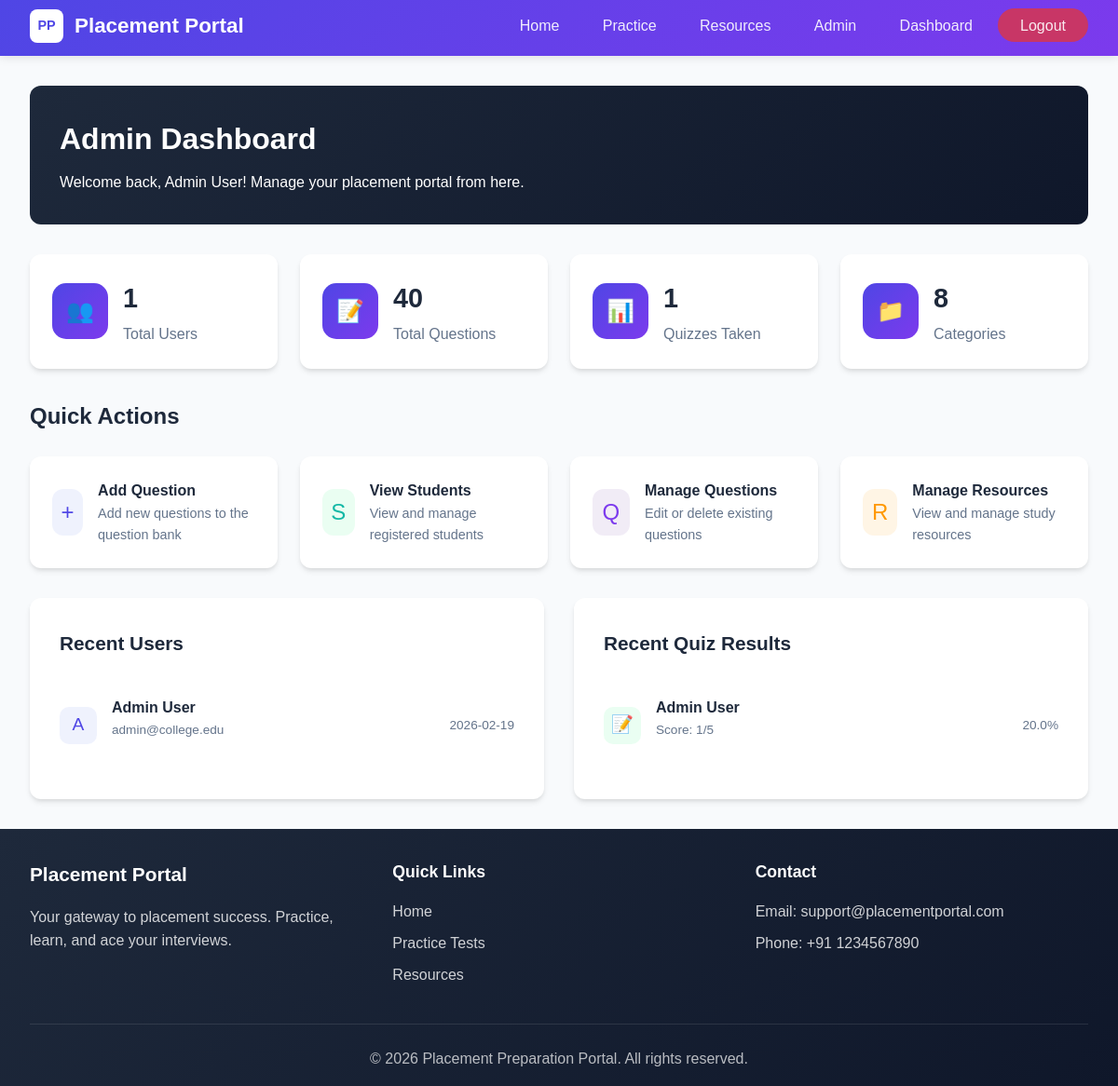
Page /admin/ (signed in) on the earlier database version.
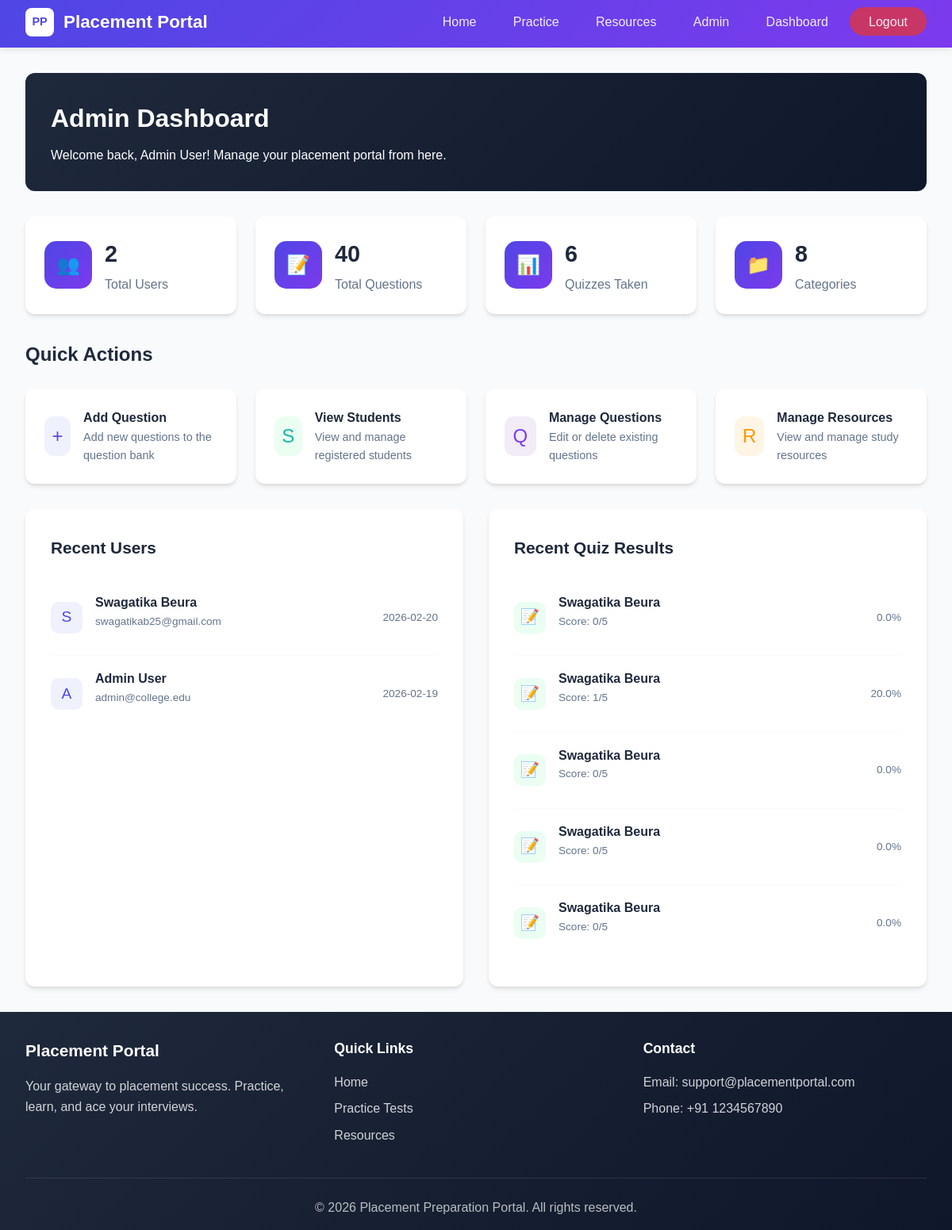
Same page on the later database version.
### app/models.py (models this page shows, shortened)
class User(UserMixin, db.Model):
    __tablename__ = 'users'
    id = db.Column(db.Integer, primary_key=True)
    name = db.Column(db.String(100), nullable=False)
    email = db.Column(db.String(120), unique=True, nullable=False)
    password_hash = db.Column(db.String(256), nullable=False)
    role = db.Column(db.String(20), default='student')  # 'student' or 'admin'
    college = db.Column(db.String(200))
    created_at = db.Column(db.DateTime, default=datetime.utcnow)
    is_active = db.Column(db.Boolean, default=True)
    quiz_results = db.relationship('QuizResult', backref='user', lazy='dynamic')
    resources = db.relationship('Resource', backref='author', lazy='dynamic')
    activities = db.relationship('StudentActivity', backref='user', lazy='dynamic')

class QuizResult(db.Model):
    __tablename__ = 'quiz_results'
    id = db.Column(db.Integer, primary_key=True)
    user_id = db.Column(db.Integer, db.ForeignKey('users.id'), nullable=False)
    category_id = db.Column(db.Integer, db.ForeignKey('categories.id'), nullable=False)
    score = db.Column(db.Integer)
    total_questions = db.Column(db.Integer)
    percentage = db.Column(db.Float)
    taken_at = db.Column(db.DateTime, default=datetime.utcnow)

### app/admin/routes.py (the view)
@admin.route('/dashboard')
@admin.route('/')
@login_required
@admin_required
def dashboard():
    users_count = User.query.count()
    categories_count = Category.query.count()
    questions_count = Question.query.count()
    resources_count = Resource.query.count()
    quiz_results_count = QuizResult.query.count()
    recent_users = User.query.order_by(User.created_at.desc()).limit(5).all()
    recent_results = QuizResult.query.order_by(QuizResult.taken_at.desc()).limit(5).all()
    return render_template('admin/dashboard.html',
                           users_count=users_count,
                           categories_count=categories_count,
                           questions_count=questions_count,
                           resources_count=resources_count,
                           quiz_results_count=quiz_results_count,
                           recent_users=recent_users,
                           recent_results=recent_results)

### app/__init__.py (called while the page is built)
@login_manager.user_loader
def load_user(user_id):
    from app.models import User
    return User.query.get(int(user_id))

### app/admin/routes.py (called while the page is built)
def admin_required(f):
    @wraps(f)
    def decorated_function(*args, **kwargs):
        if not current_user.is_authenticated or current_user.role != 'admin':
            flash('Admin access required.', 'danger')
            return redirect(url_for('main.home'))
        return f(*args, **kwargs)
    return decorated_function

### app/templates/admin/dashboard.html (shortened to what this page needs)
{% extends "base.html" %}
{% block content %}
<div class="container">
    <div class="admin-header">
        <h1>Admin Dashboard</h1>
        <p>Welcome back, {{ current_user.name }}! Manage your placement portal from here.</p>
    </div>
    <div class="admin-stats">
        <div class="admin-stat-card">
            <div class="admin-stat-icon">👥</div>
            <div class="admin-stat-info">
                <h3>{{ users_count }}</h3>
                <p>Total Users</p>
            </div>
        </div>
        <div class="admin-stat-card">
            <div class="admin-stat-icon">📝</div>
            <div class="admin-stat-info">
                <h3>{{ questions_count }}</h3>
                <p>Total Questions</p>
            </div>
        </div>
        <div class="admin-stat-card">
            <div class="admin-stat-icon">📊</div>
            <div class="admin-stat-info">
                <h3>{{ quiz_results_count }}</h3>
                <p>Quizzes Taken</p>
            </div>
        </div>
        <div class="admin-stat-card">
            <div class="admin-stat-icon">📁</div>
            <div class="admin-stat-info">
                <h3>{{ categories_count }}</h3>
                <p>Categories</p>
            </div>
        </div>
    </div>
    <h3 style="margin-bottom: 1.5rem; font-size: 1.5rem;">Quick Actions</h3>
    <div class="admin-actions" style="margin-bottom: 2rem;">
        <a href="{{ url_for('admin.create_question') }}" class="admin-action-card">
            <div class="admin-action-icon" style="background: rgba(102, 126, 234, 0.1); color: var(--primary-color);">+</div>
            <div>
                <h4>Add Question</h4>
                <p style="color: var(--text-light); font-size: 0.9rem;">Add new questions to the question bank</p>
            </div>
        </a>
        <a href="{{ url_for('admin.list_users') }}" class="admin-action-card">
            <div class="admin-action-icon" style="background: rgba(56, 239, 125, 0.1); color: var(--accent-color);">S</div>
            <div>
                <h4>View Students</h4>
                <p style="color: var(--text-light); font-size: 0.9rem;">View and manage registered students</p>
            </div>
        </a>
        <a href="{{ url_for('admin.list_questions') }}" class="admin-action-card">
            <div class="admin-action-icon" style="background: rgba(118, 75, 162, 0.1); color: var(--secondary-color);">Q</div>
            <div>
                <h4>Manage Questions</h4>
                <p style="color: var(--text-light); font-size: 0.9rem;">Edit or delete existing questions</p>
            </div>
        </a>
        <a href="{{ url_for('admin.list_resources') }}" class="admin-action-card">
            <div class="admin-action-icon" style="background: rgba(255, 152, 0, 0.1); color: #ff9800;">R</div>
            <div>
                <h4>Manage Resources</h4>
                <p style="color: var(--text-light); font-size: 0.9rem;">View and manage study resources</p>
            </div>
        </a>
    </div>
    <div style="display: grid; grid-template-columns: repeat(auto-fit, minmax(400px, 1fr)); gap: 2rem;">
        <div class="card">
            <h3 style="margin-bottom: 1.5rem;">Recent Users</h3>
            <ul class="activity-list">
                {% for user in recent_users %}
                <li class="activity-item">
                    <div class="activity-info">
                        <div class="activity-icon" style="background: rgba(102, 126, 234, 0.1); color: var(--primary-color);">{{ user.name[0] }}</div>
                        <div>
                            <strong>{{ user.name }}</strong>
                            <p style="font-size: 0.85rem; color: var(--text-light);">{{ user.email }}</p>
                        </div>
                    </div>
                    <span style="font-size: 0.85rem; color: var(--text-light);">{{ user.created_at.strftime('%Y-%m-%d') }}</span>
                </li>
                {% else %}
                <li style="text-align: center; padding: 2rem; color: var(--text-light);">
                    No users yet
                </li>
                {% endfor %}
            </ul>
        </div>
        <div class="card">
            <h3 style="margin-bottom: 1.5rem;">Recent Quiz Results</h3>
            <ul class="activity-list">
                {% for result in recent_results %}
                <li class="activity-item">
                    <div class="activity-info">
                        <div class="activity-icon" style="background: rgba(56, 239, 125, 0.1); color: var(--success-color);">📝</div>
                        <div>
                            <strong>{{ result.user.name if result.user else 'Unknown' }}</strong>
                            <p style="font-size: 0.85rem; color: var(--text-light);">Score: {{ result.score }}/{{ result.total_questions }}</p>
                        </div>
                    </div>
                    <span style="font-size: 0.85rem; color: var(--text-light);">{{ result.percentage }}%</span>
                </li>
                {% else %}
                <li style="text-align: center; padding: 2rem; color: var(--text-light);">
                    No quiz results yet
                </li>
                {% endfor %}
            </ul>
        </div>
    </div>
</div>
{% endblock %}

### app/templates/base.html (shortened to what this page needs)
<!DOCTYPE html>
<html lang="en">
<head>
    <link rel="stylesheet" href="{{ url_for('static', filename='css/style.css') }}">
</head>
<body>
    <nav class="navbar">
        <div class="nav-container">
            <a href="{{ url_for('main.home') }}" class="nav-logo">
                <span class="logo-text">PP</span>
                Placement Portal
            </a>
            <ul class="nav-menu" id="navMenu">
                <li><a href="{{ url_for('main.home') }}" class="nav-link">Home</a></li>
                <li><a href="{{ url_for('quiz.list_categories') }}" class="nav-link">Practice</a></li>
                <li><a href="{{ url_for('main.resources') }}" class="nav-link">Resources</a></li>
                {% if current_user.is_authenticated %}
                    {% if current_user.role == 'admin' %}
                    <li><a href="{{ url_for('admin.dashboard') }}" class="nav-link">Admin</a></li>
                    {% endif %}
                    <li><a href="{{ url_for('main.dashboard') }}" class="nav-link">Dashboard</a></li>
                    <li><a href="{{ url_for('auth.logout') }}" class="nav-link nav-btn logout-btn">Logout</a></li>
                {% else %}
                    <li><a href="{{ url_for('auth.login') }}" class="nav-link nav-btn">Login</a></li>
                    <li><a href="{{ url_for('auth.register') }}" class="nav-link nav-btn register-btn">Register</a></li>
                {% endif %}
            </ul>
        </div>
    </nav>
    <main class="main-content">
        {% block content %}{% endblock %}
    </main>
    <footer class="footer">
        <div class="footer-container">
            <div class="footer-content">
                <div class="footer-section">
                    <h3>Placement Portal</h3>
                    <p>Your gateway to placement success. Practice, learn, and ace your interviews.</p>
                </div>
                <div class="footer-section">
                    <h4>Quick Links</h4>
                    <ul>
                        <li><a href="{{ url_for('main.home') }}">Home</a></li>
                        <li><a href="{{ url_for('quiz.list_categories') }}">Practice Tests</a></li>
                        <li><a href="{{ url_for('main.resources') }}">Resources</a></li>
                    </ul>
                </div>
                <div class="footer-section">
                    <h4>Contact</h4>
                    <p>Email: support@placementportal.com</p>
                    <p>Phone: +91 1234567890</p>
                </div>
            </div>
            <div class="footer-bottom">
                <p>&copy; 2026 Placement Preparation Portal. All rights reserved.</p>
            </div>
        </div>
    </footer>
</body>
</html>

Differences in the rows shown:
no longer on this page (row unchanged): QuizResult: user "Admin User", score "1", total_questions "5", percentage "20.0"
added User: name "S", name "Swagatika Beura", email "swagatikab25@gmail.com", created_at "2026-02-20"
added QuizResult: user "Swagatika Beura", score "0", total_questions "5", percentage "0.0"
added QuizResult: user "Swagatika Beura", score "1", total_questions "5", percentage "20.0"
added QuizResult: user "Swagatika Beura", score "0", total_questions "5", percentage "0.0"
added QuizResult: user "Swagatika Beura", score "0", total_questions "5", percentage "0.0"
added QuizResult: user "Swagatika Beura", score "0", total_questions "5", percentage "0.0"
Other differences:
{{ users_count }}: "1" → "2"
{{ quiz_results_count }}: "1" → "6"
